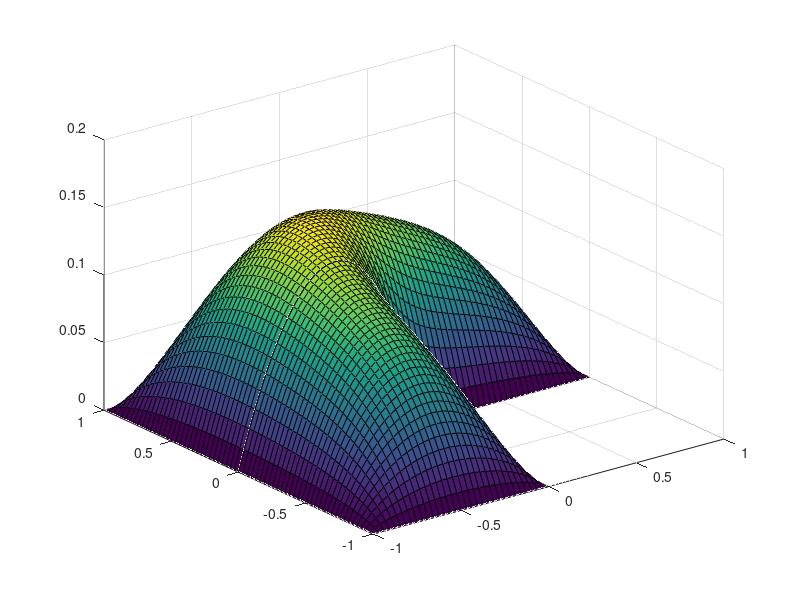

MATLAB code for this plot:
%************************************************************************%
%| This demo is to use the 5 points central finite difference scheme     %
%| to solve the Poisson equation with zero Dirichlet boundary condition  %
%| on an L-shape domain                                                  %
%|                                                                       %
%|               - \Delta u=1,  x \in \Omega=[-1,1]x[-1,1]-[0,1]x[-1,0]  %
%|                        u=0 on the boundary.                           %
%|                                                                       %
%| There is no exact solution(with simple form)                          %
%|***********************************************************************%
%| This short matlab code is as demo code in my class 2022 Spring.       %
%| If you find mistakes or have a better idea in the implementation,     %
%| please send an email to Huadong GAO (Email:huadong@hust.edu.cn)       %
%************************************************************************%
clc; clear; format longE;

h  =                  1/32; % mesh size in [0,1]
xh =              (0:h:1)'; % nodes in [0,1]
N  =          length(xh)-1; % mesh number in [0,1]

Nt = N*(N-1)+(2*N-1)*(N-1); % the total unknown nodes

Ahx  = gallery('tridiag', N-1  ); % the difference matrix in x,square
Ahy  = gallery('tridiag', N    ); % the difference matrix in y,square 

Bhx  = gallery('tridiag', 2*N-1); % the difference matrix in y,rectangle
Bhy  = gallery('tridiag', N-1  ); % the difference matrix in y,rectangle

I1   = speye(N-1  ); % some identity matrix
I11  = speye(N    ); % some identity matrix
I2   = speye(2*N-1); % some identity matrix

K1 = kron(I11, Ahx) + kron(Ahy, I1); % difference matrix for square
K2 = kron(I1 , Bhx) + kron(Bhy, I2); % difference matrix for rectangle

A = sparse(Nt,Nt);  % this is the difference matrix for the whole domain
A(1:(N*(N-1)),1:(N*(N-1))) = K1;
A((N*(N-1)+1):end,(N*(N-1)+1):end) = K2;
A(((N-1)*(N-1)+1):(N*(N-1)),(N*(N-1)+1):(N*(N-1)+N-1)) = -I1;
A((N*(N-1)+1):(N*(N-1)+N-1),((N-1)*(N-1)+1):(N*(N-1))) = -I1;

uh = A\(h*h*ones(Nt,1)); % We simply use Matlab's  solver.

% plot figure: the square part
usquare = reshape(uh(1:(N*(N-1))), N-1,N)';
[xxh, yyh] = meshgrid((-1):h:0, (-1):h:0);

surf(xxh,yyh,[zeros(1,N+1); zeros(N,1) usquare zeros(N,1) ])
hold on

% plot figure: the rectangle part
usquare = reshape(uh(1:(N*(N-1))), N-1,N)';
[xxh, yyh] = meshgrid((-1):h:1, 0:h:1);
urectangle1 = [uh(((N-1)*(N-1)+1):(N*(N-1)))' zeros(1,N)];
urectangle2 = reshape(uh((N*(N-1)+1):end), 2*N-1,N-1)';
urectangle = [urectangle1;urectangle2];

[xxh, yyh] = meshgrid((-1):h:1, 0:h:1);
surf(xxh,yyh,[zeros(N,1) urectangle zeros(N,1) ; zeros(1,2*N+1)])

